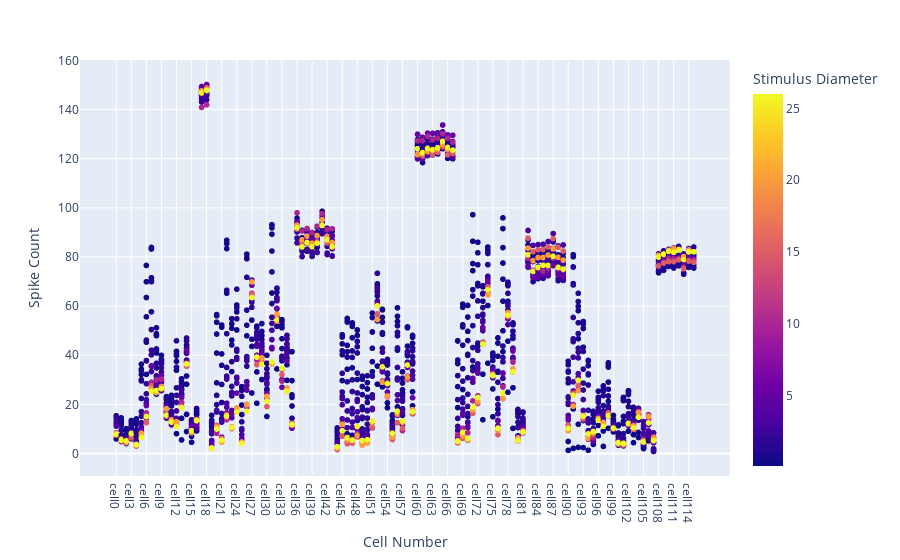

Source (notebook cell):
### Code cell
fig = px.scatter(datadf,datadf["Cell Number"], datadf["Spike Count"],color =datadf['Stimulus Diameter'] )
fig.update_layout(autosize=True,)

fig.show()

### Figure 1 — Plotly figure (JSON) as saved in the notebook; plotly's stock layout.template omitted (floating-point values rounded to 4 significant figures; data arrays with more than 128 entries replaced by an {"elided": "..."} marker saying what was removed)
{"data": [{"hovertemplate": "Cell Number=%{x}<br>Spike Count=%{y}<br>Stimulus Diameter=%{marker.color}<extra></extra>", "legendgroup": "", "marker": {"color": {"elided": "2179 float values"}, "coloraxis": "coloraxis", "symbol": "circle"}, "mode": "markers", "name": "", "showlegend": false, "type": "scattergl", "x": {"elided": "2179 str values"}, "xaxis": "x", "y": {"elided": "2179 float values"}, "yaxis": "y"}], "layout": {"autosize": true, "coloraxis": {"colorbar": {"title": {"text": "Stimulus Diameter"}}, "colorscale": [[0, "#0d0887"], [0.1111, "#46039f"], [0.2222, "#7201a8"], [0.3333, "#9c179e"], [0.4444, "#bd3786"], [0.5556, "#d8576b"], [0.6667, "#ed7953"], [0.7778, "#fb9f3a"], [0.8889, "#fdca26"], [1, "#f0f921"]]}, "legend": {"tracegroupgap": 0}, "margin": {"t": 60}, "xaxis": {"anchor": "y", "domain": [0, 1], "title": {"text": "Cell Number"}}, "yaxis": {"anchor": "x", "domain": [0, 1], "title": {"text": "Spike Count"}}}}
